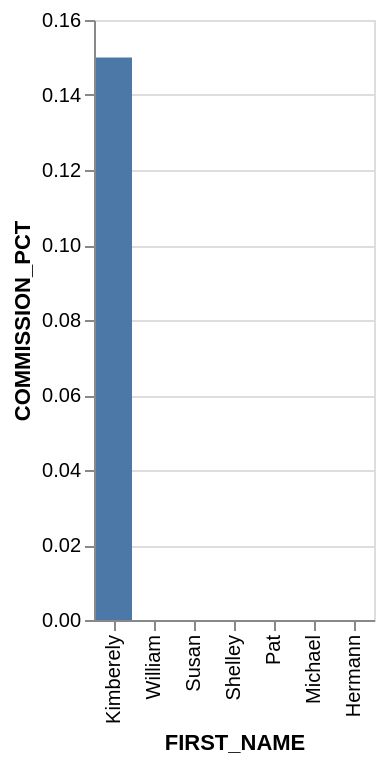

Write the Vega-Lite specification saved for this chart.
### Vega-Lite specification from a JSON file in a GitHub repository (floating-point values rounded to 4 significant figures)
{"data": {"values": [{"x_data": "Kimberely", "y_data": 0.15}, {"x_data": "William", "y_data": 0}, {"x_data": "Susan", "y_data": 0}, {"x_data": "Shelley", "y_data": 0}, {"x_data": "Pat", "y_data": 0}, {"x_data": "Michael", "y_data": 0}, {"x_data": "Hermann", "y_data": 0}]}, "mark": "bar", "encoding": {"x": {"field": "x_data", "type": "nominal", "title": "FIRST_NAME", "sort": {"op": "sum", "field": "y_data", "order": "descending"}}, "y": {"field": "y_data", "type": "quantitative", "title": "COMMISSION_PCT"}}}
